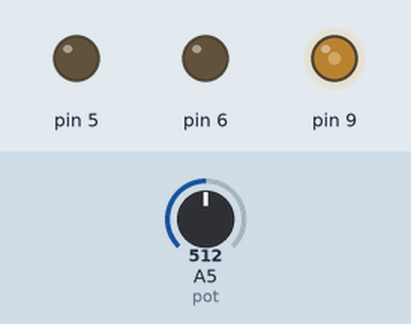
Bench run of a sketch on a simulated Arduino Uno, built with avr-gcc and run on an emulated ATmega328P. Shown: output pins drawn as LEDs (lit = HIGH). The test bench sets the inputs (shaded band); at power-on: A5 (pot) = 512.

Above: at 1.2 s.
1.3 s: A5 (pot) set to 490
At 2.4 s:
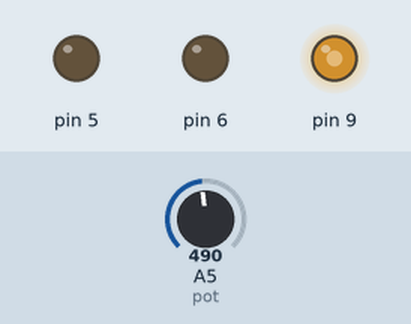
2.8 s: A5 (pot) set to 306
At 3.5 s:
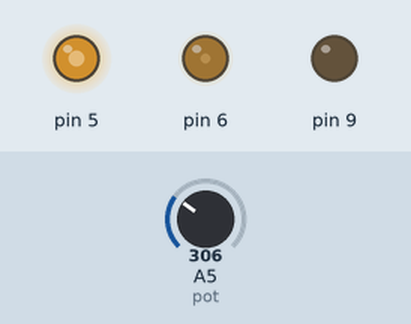
4.3 s: A5 (pot) set to 290
At 4.7 s:
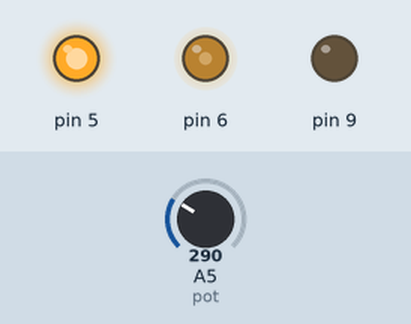
5.8 s: A5 (pot) set to 122
At 7.0 s:
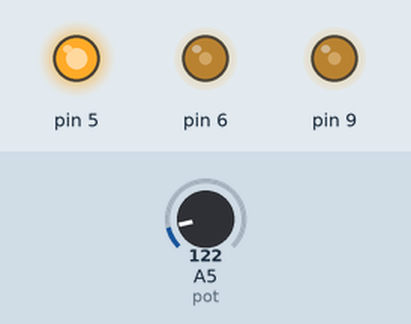
7.3 s: A5 (pot) set to 106
8.8 s: A5 (pot) set to 93
At 9.3 s:
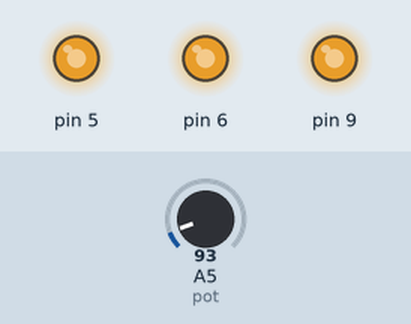
Timing chart, 0 to 11.3 s (numbered marks = the images above; inputs shaded):
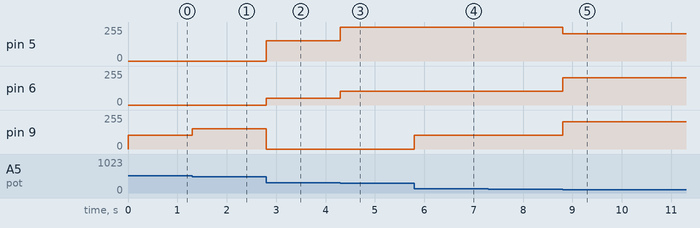

Measured:
- the behaviour switches between 100 and 99 on A5 (pot) (found by bisection; images 4 and 5)
- after the input at 1.3 s, pin 9: 102/255 → 153/255 at once
- after the input at 2.8 s, pin 5: 0/255 → 153/255 at once; pin 6: 0/255 → 51/255 at once; pin 9: 153/255 → 0/255 at once
- after the input at 4.3 s, pin 5: 153/255 → 255/255 at once; pin 6: 51/255 → 102/255 at once
- after the input at 5.8 s, pin 9: 0/255 → 102/255 at once
- after the input at 7.3 s, every drawn part: stays the same
- after the input at 8.8 s, pin 5: 255/255 → 204/255 at once; pin 6, pin 9: 102/255 → 204/255 at once

The sketch:

Aula011.ino
```cpp
int op;
int pot = A5;

void setup() {
  pinMode(5, OUTPUT);
  pinMode(6, OUTPUT);
  pinMode(9, OUTPUT);
}

void loop() {
  op = analogRead(pot);
  if (op > 0 && op < 100) {
    analogWrite(5, 204);
    analogWrite(6, 204);
    analogWrite(9, 204);
  }
  if (op > 100 && op < 200) {
    analogWrite(5, 255);
    analogWrite(6, 102);
    analogWrite(9, 102);
  }
  if (op > 200 && op < 300) {
    analogWrite(5, 255);
    analogWrite(6, 102);
    analogWrite(9, 0);
  }
  if (op > 300 && op < 400) {
    analogWrite(5, 153);
    analogWrite(6, 51);
    analogWrite(9, 0);
  }
  if (op > 400 && op < 500) {
    analogWrite(5, 0);
    analogWrite(6, 0);
    analogWrite(9, 153);
  }
  if (op > 500 && op < 600) {
    analogWrite(5, 0);
    analogWrite(6, 0);
    analogWrite(9, 102);
  }
  if (op > 600 && op < 700) {
    analogWrite(5, 102);
    analogWrite(6, 51);
    analogWrite(9, 51);
  }
  if (op > 800 && op < 900) {
    analogWrite(5, 153);
    analogWrite(6, 51);
    analogWrite(9, 0);
  }
}
```
